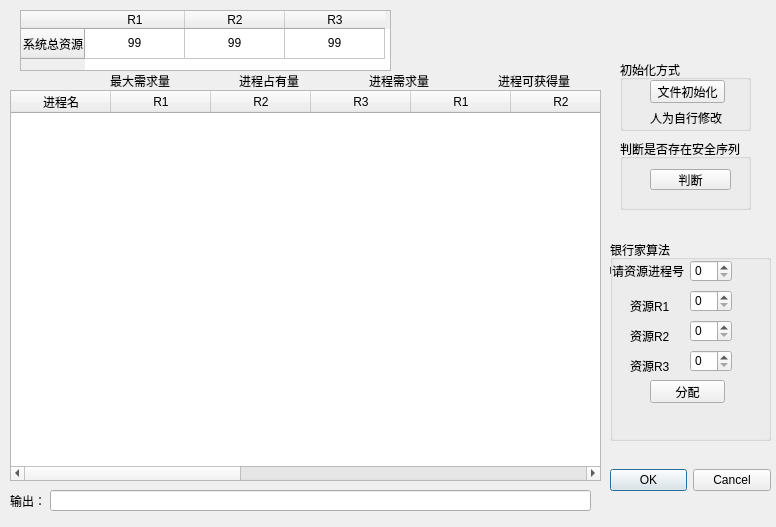
<?xml version="1.0" encoding="UTF-8"?>
<ui version="4.0">
 <class>BankerDialog</class>
 <widget class="QDialog" name="BankerDialog">
  <property name="geometry">
   <rect>
    <x>0</x>
    <y>0</y>
    <width>776</width>
    <height>527</height>
   </rect>
  </property>
  <property name="windowTitle">
   <string>Dialog</string>
  </property>
  <property name="styleSheet">
   <string notr="true">background-image: url(:/pic/波浪米白色.jpg);</string>
  </property>
  <widget class="QTableWidget" name="tableWidget">
   <property name="geometry">
    <rect>
     <x>10</x>
     <y>90</y>
     <width>591</width>
     <height>391</height>
    </rect>
   </property>
   <property name="minimumSize">
    <size>
     <width>421</width>
     <height>0</height>
    </size>
   </property>
   <property name="lineWidth">
    <number>1</number>
   </property>
   <property name="dragEnabled">
    <bool>true</bool>
   </property>
   <column>
    <property name="text">
     <string>进程名</string>
    </property>
   </column>
   <column>
    <property name="text">
     <string>R1</string>
    </property>
   </column>
   <column>
    <property name="text">
     <string>R2</string>
    </property>
   </column>
   <column>
    <property name="text">
     <string>R3</string>
    </property>
   </column>
   <column>
    <property name="text">
     <string>R1</string>
    </property>
   </column>
   <column>
    <property name="text">
     <string>R2</string>
    </property>
   </column>
   <column>
    <property name="text">
     <string>R3</string>
    </property>
   </column>
   <column>
    <property name="text">
     <string>R1</string>
    </property>
   </column>
   <column>
    <property name="text">
     <string>R2</string>
    </property>
   </column>
   <column>
    <property name="text">
     <string>R3</string>
    </property>
   </column>
   <column>
    <property name="text">
     <string>R1</string>
    </property>
   </column>
   <column>
    <property name="text">
     <string>R2</string>
    </property>
   </column>
   <column>
    <property name="text">
     <string>R3</string>
    </property>
   </column>
  </widget>
  <widget class="QLabel" name="label">
   <property name="geometry">
    <rect>
     <x>10</x>
     <y>490</y>
     <width>51</width>
     <height>21</height>
    </rect>
   </property>
   <property name="text">
    <string>输出：</string>
   </property>
  </widget>
  <widget class="QLineEdit" name="lineEdit_2">
   <property name="geometry">
    <rect>
     <x>50</x>
     <y>490</y>
     <width>541</width>
     <height>21</height>
    </rect>
   </property>
  </widget>
  <widget class="QTableWidget" name="tableWidget_2">
   <property name="geometry">
    <rect>
     <x>20</x>
     <y>10</y>
     <width>371</width>
     <height>61</height>
    </rect>
   </property>
   <row>
    <property name="text">
     <string>系统总资源</string>
    </property>
   </row>
   <column>
    <property name="text">
     <string>R1</string>
    </property>
    <property name="textAlignment">
     <set>AlignCenter</set>
    </property>
   </column>
   <column>
    <property name="text">
     <string>R2</string>
    </property>
   </column>
   <column>
    <property name="text">
     <string>R3</string>
    </property>
   </column>
   <item row="0" column="0">
    <property name="text">
     <string>99</string>
    </property>
    <property name="textAlignment">
     <set>AlignCenter</set>
    </property>
   </item>
   <item row="0" column="1">
    <property name="text">
     <string>99</string>
    </property>
    <property name="textAlignment">
     <set>AlignCenter</set>
    </property>
   </item>
   <item row="0" column="2">
    <property name="text">
     <string>99</string>
    </property>
    <property name="textAlignment">
     <set>AlignCenter</set>
    </property>
   </item>
  </widget>
  <widget class="QGroupBox" name="groupBox_2">
   <property name="geometry">
    <rect>
     <x>620</x>
     <y>60</y>
     <width>131</width>
     <height>71</height>
    </rect>
   </property>
   <property name="title">
    <string>初始化方式</string>
   </property>
   <widget class="QPushButton" name="pushButton">
    <property name="geometry">
     <rect>
      <x>30</x>
      <y>20</y>
      <width>75</width>
      <height>23</height>
     </rect>
    </property>
    <property name="text">
     <string>文件初始化</string>
    </property>
   </widget>
   <widget class="QLabel" name="label_10">
    <property name="geometry">
     <rect>
      <x>30</x>
      <y>50</y>
      <width>91</width>
      <height>16</height>
     </rect>
    </property>
    <property name="text">
     <string>人为自行修改</string>
    </property>
   </widget>
  </widget>
  <widget class="QWidget" name="horizontalLayoutWidget">
   <property name="geometry">
    <rect>
     <x>110</x>
     <y>70</y>
     <width>511</width>
     <height>21</height>
    </rect>
   </property>
   <layout class="QHBoxLayout" name="horizontalLayout">
    <item>
     <widget class="QLabel" name="label_7">
      <property name="text">
       <string>最大需求量</string>
      </property>
     </widget>
    </item>
    <item>
     <widget class="QLabel" name="label_6">
      <property name="text">
       <string>进程占有量</string>
      </property>
     </widget>
    </item>
    <item>
     <widget class="QLabel" name="label_8">
      <property name="text">
       <string>进程需求量</string>
      </property>
     </widget>
    </item>
    <item>
     <widget class="QLabel" name="label_9">
      <property name="text">
       <string>进程可获得量</string>
      </property>
     </widget>
    </item>
   </layout>
  </widget>
  <widget class="QGroupBox" name="groupBox">
   <property name="geometry">
    <rect>
     <x>620</x>
     <y>139</y>
     <width>131</width>
     <height>71</height>
    </rect>
   </property>
   <property name="title">
    <string>判断是否存在安全序列</string>
   </property>
   <widget class="QPushButton" name="pushButton_2">
    <property name="geometry">
     <rect>
      <x>30</x>
      <y>30</y>
      <width>81</width>
      <height>21</height>
     </rect>
    </property>
    <property name="text">
     <string>判断</string>
    </property>
   </widget>
  </widget>
  <widget class="QGroupBox" name="groupBox_3">
   <property name="geometry">
    <rect>
     <x>610</x>
     <y>240</y>
     <width>161</width>
     <height>201</height>
    </rect>
   </property>
   <property name="title">
    <string>银行家算法</string>
   </property>
   <widget class="QSpinBox" name="spinBox_4">
    <property name="geometry">
     <rect>
      <x>80</x>
      <y>110</y>
      <width>42</width>
      <height>22</height>
     </rect>
    </property>
    <property name="maximum">
     <number>2000</number>
    </property>
   </widget>
   <widget class="QLabel" name="label_3">
    <property name="geometry">
     <rect>
      <x>20</x>
      <y>60</y>
      <width>54</width>
      <height>12</height>
     </rect>
    </property>
    <property name="text">
     <string>资源R1</string>
    </property>
   </widget>
   <widget class="QLabel" name="label_5">
    <property name="geometry">
     <rect>
      <x>20</x>
      <y>120</y>
      <width>54</width>
      <height>12</height>
     </rect>
    </property>
    <property name="text">
     <string>资源R3</string>
    </property>
   </widget>
   <widget class="QSpinBox" name="spinBox_3">
    <property name="geometry">
     <rect>
      <x>80</x>
      <y>80</y>
      <width>42</width>
      <height>22</height>
     </rect>
    </property>
    <property name="maximum">
     <number>2000</number>
    </property>
   </widget>
   <widget class="QLabel" name="label_2">
    <property name="geometry">
     <rect>
      <x>-10</x>
      <y>20</y>
      <width>91</width>
      <height>21</height>
     </rect>
    </property>
    <property name="text">
     <string>申请资源进程号</string>
    </property>
   </widget>
   <widget class="QLabel" name="label_4">
    <property name="geometry">
     <rect>
      <x>20</x>
      <y>90</y>
      <width>54</width>
      <height>12</height>
     </rect>
    </property>
    <property name="text">
     <string>资源R2</string>
    </property>
   </widget>
   <widget class="QSpinBox" name="spinBox">
    <property name="geometry">
     <rect>
      <x>80</x>
      <y>20</y>
      <width>42</width>
      <height>22</height>
     </rect>
    </property>
   </widget>
   <widget class="QSpinBox" name="spinBox_2">
    <property name="geometry">
     <rect>
      <x>80</x>
      <y>50</y>
      <width>42</width>
      <height>22</height>
     </rect>
    </property>
    <property name="maximum">
     <number>2000</number>
    </property>
   </widget>
   <widget class="QPushButton" name="pushButton_3">
    <property name="geometry">
     <rect>
      <x>40</x>
      <y>140</y>
      <width>75</width>
      <height>23</height>
     </rect>
    </property>
    <property name="text">
     <string>分配</string>
    </property>
   </widget>
  </widget>
  <widget class="QDialogButtonBox" name="buttonBox">
   <property name="geometry">
    <rect>
     <x>610</x>
     <y>460</y>
     <width>161</width>
     <height>41</height>
    </rect>
   </property>
   <property name="orientation">
    <enum>Qt::Horizontal</enum>
   </property>
   <property name="standardButtons">
    <set>QDialogButtonBox::Cancel|QDialogButtonBox::Ok</set>
   </property>
  </widget>
 </widget>
 <resources/>
 <connections>
  <connection>
   <sender>buttonBox</sender>
   <signal>accepted()</signal>
   <receiver>BankerDialog</receiver>
   <slot>accept()</slot>
   <hints>
    <hint type="sourcelabel">
     <x>248</x>
     <y>254</y>
    </hint>
    <hint type="destinationlabel">
     <x>157</x>
     <y>274</y>
    </hint>
   </hints>
  </connection>
  <connection>
   <sender>buttonBox</sender>
   <signal>rejected()</signal>
   <receiver>BankerDialog</receiver>
   <slot>reject()</slot>
   <hints>
    <hint type="sourcelabel">
     <x>316</x>
     <y>260</y>
    </hint>
    <hint type="destinationlabel">
     <x>286</x>
     <y>274</y>
    </hint>
   </hints>
  </connection>
 </connections>
</ui>
